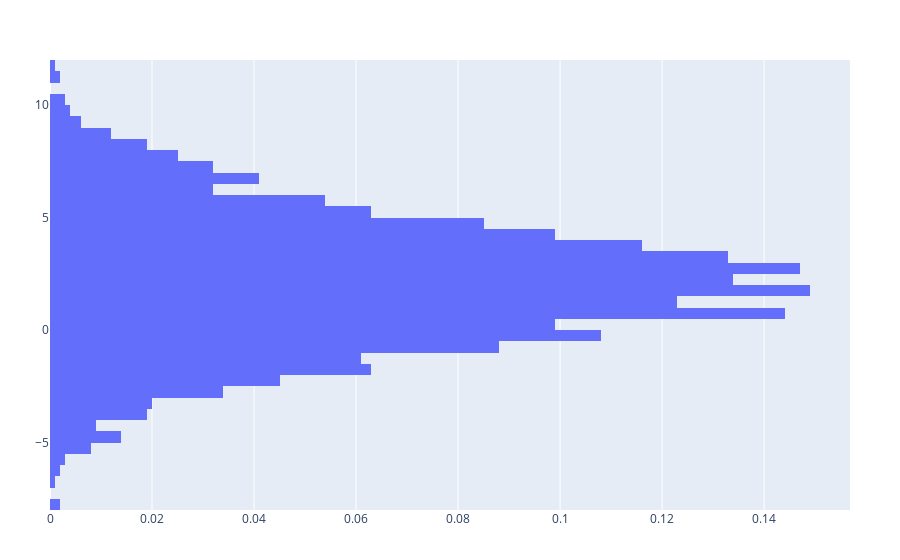

Notebook cell for this chart:
### Code cell
PlotlyJS.plot(seq,x = :number,kind="histogram",nbinsx = 35, histnorm = "probability density")

### Figure 1 — Plotly figure (JSON) as saved in the notebook; plotly's stock layout.template omitted (floating-point values rounded to 4 significant figures; data arrays with more than 128 entries replaced by an {"elided": "..."} marker saying what was removed)
{"data": [{"histnorm": "probability density", "nbinsx": 35, "type": "histogram", "x": "number", "y": {"elided": "2000 float values"}}], "layout": {"margin": {"b": 50, "l": 50, "r": 50, "t": 60}}}
